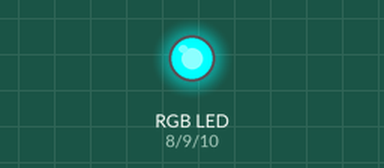
Simulated run of this sketch. Board: ESP8266 (Wemos D1 mini). On the bench: an RGB LED mixed from three pins (HIGH = lit).

Above: at 0.5 s.
At 2.5 s:
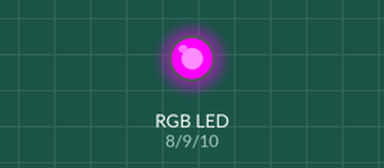
At 3.5 s:
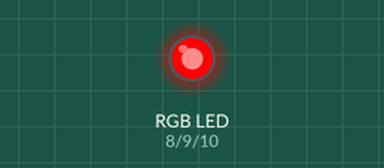
At 4.5 s:
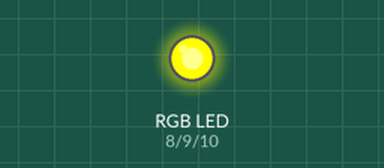
At 6.5 s:
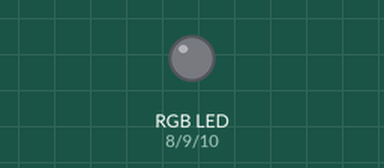
At 8.5 s:
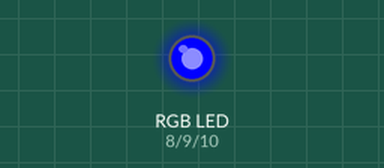
Timing chart, 0 to 9.1 s (numbered marks = the images above):
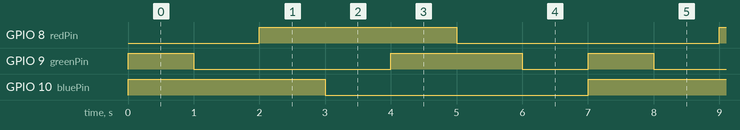

Measured:
- by itself, GPIO 8 (redPin), GPIO 10 (bluePin): alternates HIGH for 3.0 s and LOW for 4.0 s
- by itself, GPIO 9 (greenPin): repeats every 7.0 s: HIGH 2.0 s, LOW 1.0 s, HIGH 1.0 s, LOW 3.0 s
- by itself, everything shown: repeats every 7.0 s, in 7 steps

The sketch:

RGBLed03.ino
```cpp
#define redPin 8
#define greenPin 9
#define bluePin 10

//uncomment this line if using a Common Anode LED
#define COMMON_ANODE

void setColor(int red, int green, int blue);

void setup()
{
  pinMode(redPin, OUTPUT);
  pinMode(greenPin, OUTPUT);
  pinMode(bluePin, OUTPUT);
  digitalWrite(redPin, HIGH);
  digitalWrite(greenPin, HIGH);
  digitalWrite(bluePin, HIGH);
}

void setColor(int red, int green, int blue)
{
  #ifdef COMMON_ANODE
    red = 1024 - red;
    green = 1024 - green;
    blue = 1024 - blue;
  #endif
  analogWrite(redPin, red);
  analogWrite(greenPin, green);
  analogWrite(bluePin, blue);
}

void loop()
{
  setColor(1024,0,0);
  delay(1000);
  setColor(1024,1024,0);
  delay(1000);
  setColor(0,1024,0);
  delay(1000);
  setColor(0,1024,1024);
  delay(1000);
  setColor(0,0,1024);
  delay(1000);
  setColor(1024,0,1024);
  delay(1000);
  setColor(1024,1024,1024);
  delay(1000);
}
```
